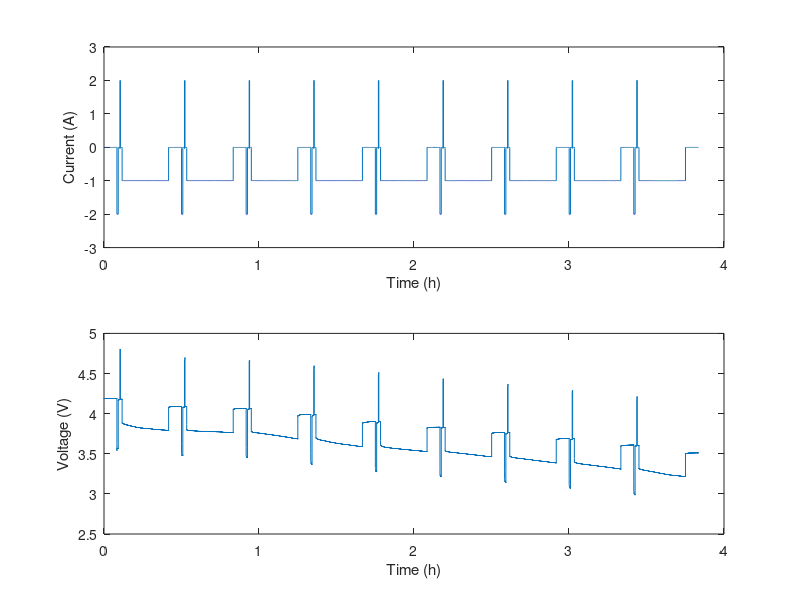

MATLAB code to generate this figure: (Note: this script raises an error after producing the figure.)
%
% ------------------- BATTERY CELL CHARACTERIZATION -----------------------
% -------------------------------------------------------------------------

clc;
clear;
close all;

% Add files and folders to Matlab path
addpath(genpath(pwd))


%% Loading data from HPPC test

% Upload the dataset 
load("Test_data/Test_20230914_1608.mat");    
data = HPPCMeas;

clear HPPCMeas;

% Se verranno raccolti nuovi dati eseguendo mainHPPC_Lorenzo dentro la
% cartella MATLAB/HPPC_Test non sarà più necessario tagliare il vettore
% dello SOC, dal momento che verrà estrapolato già con la giusta
% dimensione
data.SOC     = data.SOC(data.SOC ~= 0);
% data.SOC     = data.SOC';
data.Current = data.Current';
data.Voltage = data.Voltage';
data.Time    = data.Time';

%% Extracting data from dataset
% Here we extract data from our dataset: in particular, we're interested in
% current (A), voltage (V) and SOC (%); all these data are defined for each
% time step, accordingly to Ts (sample time) and toc, which are parameters
% defined in the mainHPPC file.

current = data.Current;         % Current 
voltage = data.Voltage;         % Voltage 
time    = data.Time;            % Time 
SOC     = data.SOC;             % SOC

clear data;

%% Plotting parameters

figure
subplot(2,1,1)
plot(time/3600, current)
xlabel('Time (h)')
ylabel('Current (A)')

subplot(2,1,2)
plot(time/3600, voltage)
xlabel('Time (h)')
ylabel('Voltage (V)')

%% Cell characterization 

cellCapacity   = 3;                 % Cell capacity [Ah]             
cellInitialSOC = SOC(1)/100;        % Initial SOC

% Cell properties array
cell_prop = [cellCapacity; cellInitialSOC];    

% With these values it works, but we don't know why 
% maxDischargeCurr  = 2;  % Maximum discharging current, [A]
% maxChargeCurr     = 2.2;  % Maximum charging current, [A]
% constCurrSweepSOC = 1;  % Current sweep, [A]
% toleranceVal      = 0.1;   % Tolerance current value, [A]

maxDischargeCurr  = 2;      % [A] Maximum discharge current 
maxChargeCurr     = 2;      % [A] Maximum charge current
constCurrSweepSOC = 1;      % [A] Current sweep

toleranceValChg      = 0.1;     % [A] Current tolerance for charge impulse
toleranceValDischg   = 0.5;     % [A] Current tolerance for discharge impulse
toleranceValSOC      = 0.1;     % [A] Current tolerance for SoC sweep

hppc_protocol = [maxDischargeCurr   ;...
                 maxChargeCurr      ;...
                 constCurrSweepSOC  ;...
                 toleranceValChg    ;...
                 toleranceValDischg ;...
                 toleranceValSOC];

numRCpairs      = 1;              % Number of RC pairs in the model
initialGuess_RC = [1 100];        % Initial values of RC pairs for optimization purposes

%% Computation

result = batt_BatteryCellCharacterization.ParameterEstimationLUTbattery(...
                                     [time, current, voltage],          ...
                                     cell_prop,                         ...
                                     hppc_protocol,                     ...
                                     numRCpairs,                        ...
                                     initialGuess_RC,                   ...
                                     "curvefit");

plotAndVerifyPulseData(result);

fitDataEverySOCval = 0.001;
fitDataForSOCpts = 0:fitDataEverySOCval:1;
verifyDataFit(result,fitDataEverySOCval,1);


cellParameters = exportResultsForLib(result,...
                 flip(SOC/100));